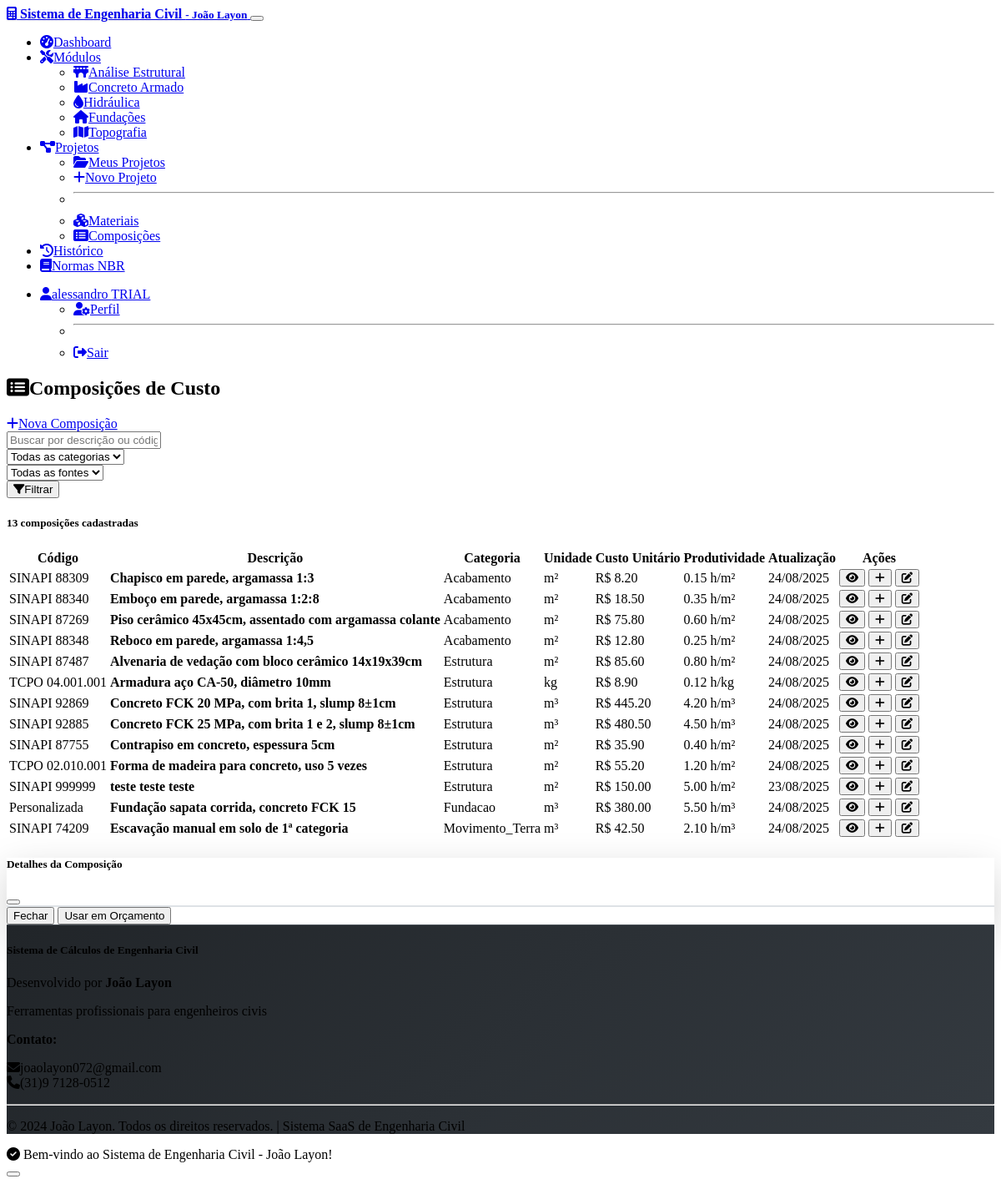
Screenshot of /compositions (signed in) with the database file from the repository.
### models.py (models this page shows, shortened)
class User(UserMixin, db.Model):
    id = db.Column(db.Integer, primary_key=True)
    name = db.Column(db.String(100), nullable=False)
    email = db.Column(db.String(120), unique=True, nullable=False)
    password_hash = db.Column(db.String(256), nullable=False)
    plan = db.Column(db.String(20), default='trial')
    plan_expires = db.Column(db.DateTime)
    trial_expires = db.Column(db.DateTime)
    trial_used = db.Column(db.Boolean, default=False)
    role = db.Column(db.String(20), default='engineer')  # admin, engineer, client
    company = db.Column(db.String(200))
    crea_number = db.Column(db.String(50))
    specialization = db.Column(db.String(100))
    phone = db.Column(db.String(20))
    is_active = db.Column(db.Boolean, default=True)  # type: ignore
    created_at = db.Column(db.DateTime, default=datetime.utcnow)
    calculations = db.relationship('Calculation', backref='user', lazy=True)
    payments = db.relationship('Payment', backref='user', lazy=True)
    projects = db.relationship('Project', backref='user', lazy=True)
    def is_admin(self):
        return self.role == 'admin'

class CostComposition(db.Model):
    id = db.Column(db.Integer, primary_key=True)
    sinapi_code = db.Column(db.String(20), unique=True)
    tcpo_code = db.Column(db.String(20), unique=True)
    description = db.Column(db.String(500), nullable=False)
    unit = db.Column(db.String(10), nullable=False)
    unit_cost = db.Column(db.Float, nullable=False)
    productivity = db.Column(db.Float)  # horas/unidade
    category = db.Column(db.String(100))
    materials_cost = db.Column(db.Float, default=0.0)
    labor_cost = db.Column(db.Float, default=0.0)
    equipment_cost = db.Column(db.Float, default=0.0)
    last_updated = db.Column(db.DateTime, default=datetime.utcnow)
    materials = db.relationship('CompositionMaterial', backref='composition', lazy=True)
    budget_items = db.relationship('BudgetItem', backref='composition', lazy=True)

### routes.py (the view)
@app.route('/compositions')
@login_required
def compositions():
    compositions = CostComposition.query.order_by(CostComposition.category, CostComposition.description).all()
    return render_template('compositions/index.html', compositions=compositions)

### app.py (called while the page is built)
@login_manager.user_loader
def load_user(user_id):
    from models import User
    return User.query.get(int(user_id))

### templates/compositions/index.html (shortened to what this page needs)
{% extends "base.html" %}
{% block content %}
<div class="row">
    <div class="col-12">
        <div class="d-flex justify-content-between align-items-center mb-4">
            <h2><i class="fas fa-list-alt me-2"></i>Composições de Custo</h2>
            <a href="{{ url_for('new_composition') }}" class="btn btn-primary">
                <i class="fas fa-plus me-1"></i>Nova Composição
            </a>
        </div>
        {% if compositions %}
        <div class="card mb-4">
            <div class="card-body">
                <div class="row">
                    <div class="col-md-4">
                        <input type="text" class="form-control" id="searchComposition" placeholder="Buscar por descrição ou código...">
                    </div>
                    <div class="col-md-3">
                        <select class="form-select" id="filterCategory">
                            <option value="">Todas as categorias</option>
                        </select>
                    </div>
                    <div class="col-md-3">
                        <select class="form-select" id="filterSource">
                            <option value="">Todas as fontes</option>
                        </select>
                    </div>
                    <div class="col-md-2">
                        <button class="btn btn-outline-primary w-100" onclick="filterCompositions()">
                            <i class="fas fa-filter me-1"></i>Filtrar
                        </button>
                    </div>
                </div>
            </div>
        </div>
        <div class="card">
            <div class="card-header">
                <h5 class="mb-0">{{ compositions|length }} composições cadastradas</h5>
            </div>
            <div class="card-body">
                <div class="table-responsive">
                    <table class="table table-striped" id="compositionsTable">
                        <thead>
                            <tr>
                                <th>Código</th>
                                <th>Descrição</th>
                                <th>Categoria</th>
                                <th>Unidade</th>
                                <th>Custo Unitário</th>
                                <th>Produtividade</th>
                                <th>Atualização</th>
                                <th>Ações</th>
                            </tr>
                        </thead>
                        <tbody>
                            {% for comp in compositions %}
                            <tr data-category="{{ comp.category or '' }}"
                                data-description="{{ comp.description.lower() }}"
                                data-source="{% if comp.sinapi_code %}sinapi{% elif comp.tcpo_code %}tcpo{% else %}custom{% endif %}">
                                <td>
                                    {% if comp.sinapi_code %}
                                        <span class="badge bg-primary">SINAPI {{ comp.sinapi_code }}</span>
                                    {% elif comp.tcpo_code %}
                                        <span class="badge bg-info">TCPO {{ comp.tcpo_code }}</span>
                                    {% else %}
                                        <span class="badge bg-secondary">Personalizada</span>
                                    {% endif %}
                                </td>
                                <td>
                                    <strong>{{ comp.description }}</strong>
                                </td>
                                <td>
                                    <span class="badge bg-secondary">{{ comp.category.title() if comp.category else 'N/A' }}</span>
                                </td>
                                <td>{{ comp.unit }}</td>
                                <td class="fw-bold">R$ {{ "%.2f"|format(comp.unit_cost) }}</td>
                                <td>
                                    {% if comp.productivity %}
                                        {{ "%.2f"|format(comp.productivity) }} h/{{ comp.unit }}
                                    {% else %}
                                        -
                                    {% endif %}
                                </td>
                                <td>{{ comp.last_updated.strftime('%d/%m/%Y') }}</td>
                                <td>
                                    <div class="btn-group" role="group">
                                        <button class="btn btn-outline-primary btn-sm" onclick="viewComposition({{ comp.id }})" title="Ver detalhes">
                                            <i class="fas fa-eye"></i>
                                        </button>
                                        <button class="btn btn-outline-success btn-sm" onclick="useComposition({{ comp.id }})" title="Usar em orçamento">
                                            <i class="fas fa-plus"></i>
                                        </button>
                                        <button class="btn btn-outline-warning btn-sm" onclick="editComposition({{ comp.id }})" title="Editar">
                                            <i class="fas fa-edit"></i>
                                        </button>
                                    </div>
                                </td>
                            </tr>
                            {% endfor %}
                        </tbody>
                    </table>
                </div>
            </div>
        </div>
        {% endif %}
    </div>
</div>
<div class="modal fade" id="compositionModal" tabindex="-1">
    <div class="modal-dialog modal-lg">
        <div class="modal-content">
            <div class="modal-header">
                <h5 class="modal-title">Detalhes da Composição</h5>
                <button type="button" class="btn-close" data-bs-dismiss="modal"></button>
            </div>
            <div class="modal-footer">
                <button type="button" class="btn btn-secondary" data-bs-dismiss="modal">Fechar</button>
                <button type="button" class="btn btn-primary" onclick="useCompositionFromModal()">Usar em Orçamento</button>
            </div>
        </div>
    </div>
</div>
{% endblock %}

### templates/base.html (shortened to what this page needs)
<!DOCTYPE html>
<html lang="pt-BR" data-bs-theme="dark">
<head>
    <link href="https://cdn.replit.com/agent/bootstrap-agent-dark-theme.min.css" rel="stylesheet">
    <link rel="stylesheet" href="https://cdnjs.cloudflare.com/ajax/libs/font-awesome/6.4.0/css/all.min.css">
    <link rel="stylesheet" href="{{ url_for('static', filename='css/style.css') }}">
</head>
<body>
    <nav class="navbar navbar-expand-lg navbar-dark bg-dark">
        <div class="container">
            <a class="navbar-brand fw-bold" href="{{ url_for('index') }}">
                <i class="fas fa-calculator me-2"></i>
                Sistema de Engenharia Civil
                <small class="text-muted">- João Layon</small>
            </a>
            <button class="navbar-toggler" type="button" data-bs-toggle="collapse" data-bs-target="#navbarNav">
            </button>
            <div class="collapse navbar-collapse" id="navbarNav">
                <ul class="navbar-nav me-auto">
                    {% if current_user.is_authenticated %}
                    <li class="nav-item">
                        <a class="nav-link" href="{{ url_for('dashboard') }}">
                            <i class="fas fa-tachometer-alt me-1"></i>Dashboard
                        </a>
                    </li>
                    <li class="nav-item dropdown">
                        <a class="nav-link dropdown-toggle" href="#" role="button" data-bs-toggle="dropdown">
                            <i class="fas fa-tools me-1"></i>Módulos
                        </a>
                        <ul class="dropdown-menu">
                            <li><a class="dropdown-item" href="{{ url_for('structural') }}">
                                <i class="fas fa-bridge me-2"></i>Análise Estrutural
                            </a></li>
                            <li><a class="dropdown-item" href="{{ url_for('concrete') }}">
                                <i class="fas fa-industry me-2"></i>Concreto Armado
                            </a></li>
                            <li><a class="dropdown-item" href="{{ url_for('hydraulics') }}">
                                <i class="fas fa-tint me-2"></i>Hidráulica
                            </a></li>
                            <li><a class="dropdown-item" href="{{ url_for('foundations') }}">
                                <i class="fas fa-home me-2"></i>Fundações
                            </a></li>
                            <li><a class="dropdown-item" href="{{ url_for('topography') }}">
                                <i class="fas fa-map me-2"></i>Topografia
                            </a></li>
                        </ul>
                    </li>
                    <li class="nav-item dropdown">
                        <a class="nav-link dropdown-toggle" href="#" role="button" data-bs-toggle="dropdown">
                            <i class="fas fa-project-diagram me-1"></i>Projetos
                        </a>
                        <ul class="dropdown-menu">
                            <li><a class="dropdown-item" href="{{ url_for('projects') }}">
                                <i class="fas fa-folder-open me-2"></i>Meus Projetos
                            </a></li>
                            <li><a class="dropdown-item" href="{{ url_for('new_project') }}">
                                <i class="fas fa-plus me-2"></i>Novo Projeto
                            </a></li>
                            <li><hr class="dropdown-divider"></li>
                            <li><a class="dropdown-item" href="{{ url_for('materials') }}">
                                <i class="fas fa-cubes me-2"></i>Materiais
                            </a></li>
                            <li><a class="dropdown-item" href="{{ url_for('compositions') }}">
                                <i class="fas fa-list-alt me-2"></i>Composições
                            </a></li>
                        </ul>
                    </li>
                    <li class="nav-item">
                        <a class="nav-link" href="{{ url_for('history') }}">
                            <i class="fas fa-history me-1"></i>Histórico
                        </a>
                    </li>
                    <li class="nav-item">
                        <a class="nav-link" href="{{ url_for('technical_standards') }}">
                            <i class="fas fa-book me-1"></i>Normas NBR
                        </a>
                    </li>
                    {% endif %}
                </ul>
                <ul class="navbar-nav">
                    {% if current_user.is_authenticated %}
                    <li class="nav-item dropdown">
                        <a class="nav-link dropdown-toggle" href="#" role="button" data-bs-toggle="dropdown">
                            <i class="fas fa-user me-1"></i>{{ current_user.name }}
                            <span class="badge bg-{% if current_user.plan == 'pro' %}success{% else %}secondary{% endif %} ms-1">
                                {{ current_user.plan.upper() }}
                            </span>
                        </a>
                        <ul class="dropdown-menu">
                            <li><a class="dropdown-item" href="{{ url_for('profile') }}">
                                <i class="fas fa-user-cog me-2"></i>Perfil
                            </a></li>
                            <li><hr class="dropdown-divider"></li>
                            <li><a class="dropdown-item" href="{{ url_for('logout') }}">
                                <i class="fas fa-sign-out-alt me-2"></i>Sair
                            </a></li>
                        </ul>
                    </li>
                    {% endif %}
                </ul>
            </div>
        </div>
    </nav>
    <main class="container my-4">
        {% block content %}{% endblock %}
    </main>
    <footer class="bg-dark text-light py-4 mt-5">
        <div class="container">
            <div class="row">
                <div class="col-md-6">
                    <h5 class="fw-bold">Sistema de Cálculos de Engenharia Civil</h5>
                    <p class="mb-2">Desenvolvido por <strong>João Layon</strong></p>
                    <p class="text-muted small">Ferramentas profissionais para engenheiros civis</p>
                </div>
                <div class="col-md-6 text-md-end">
                    <p class="mb-1"><strong>Contato:</strong></p>
                    <p class="text-muted small">
                        <i class="fas fa-envelope me-1"></i>joaolayon072@gmail.com<br>
                        <i class="fas fa-phone me-1"></i>(31)9 7128-0512
                    </p>
                </div>
            </div>
            <hr class="my-3">
            <div class="row">
                <div class="col-12 text-center">
                    <p class="mb-0 text-muted small">
                        &copy; 2024 João Layon. Todos os direitos reservados. |
                        Sistema SaaS de Engenharia Civil
                    </p>
                </div>
            </div>
        </div>
    </footer>
</body>
</html>

### static/css/style.css (style rules this page uses)
.navbar-brand { font-weight: 700; text-shadow: 0 1px 2px rgba(0, 0, 0, 0.1); }
footer { background: linear-gradient(135deg, #212529 0%, #343a40 100%); border-top: 1px solid #495057; }
.modal-content { border: none; box-shadow: 0 1rem 3rem rgba(0, 0, 0, 0.175); }
.modal-header { border-bottom: 2px solid #dee2e6; }

### rows the page displays
User: name "alessandro", plan "TRIAL"
CostComposition: sinapi_code "88309", description "Chapisco em parede, argamassa 1:3", category "Acabamento", unit "m²", unit_cost "8.20", productivity "0.15", last_updated "24/08/2025"
CostComposition: sinapi_code "88340", description "Emboço em parede, argamassa 1:2:8", category "Acabamento", unit "m²", unit_cost "18.50", productivity "0.35", last_updated "24/08/2025"
CostComposition: sinapi_code "87269", description "Piso cerâmico 45x45cm, assentado com argamassa colante", category "Acabamento", unit "m²", unit_cost "75.80", productivity "0.60", last_updated "24/08/2025"
CostComposition: sinapi_code "88348", description "Reboco em parede, argamassa 1:4,5", category "Acabamento", unit "m²", unit_cost "12.80", productivity "0.25", last_updated "24/08/2025"
CostComposition: sinapi_code "87487", description "Alvenaria de vedação com bloco cerâmico 14x19x39cm", category "Estrutura", unit "m²", unit_cost "85.60", productivity "0.80", last_updated "24/08/2025"
CostComposition: tcpo_code "04.001.001", description "Armadura aço CA-50, diâmetro 10mm", category "Estrutura", unit "kg", unit_cost "8.90", productivity "0.12", last_updated "24/08/2025"
CostComposition: sinapi_code "92869", description "Concreto FCK 20 MPa, com brita 1, slump 8±1cm", category "Estrutura", unit "m³", unit_cost "445.20", productivity "4.20", last_updated "24/08/2025"
CostComposition: sinapi_code "92885", description "Concreto FCK 25 MPa, com brita 1 e 2, slump 8±1cm", category "Estrutura", unit "m³", unit_cost "480.50", productivity "4.50", last_updated "24/08/2025"
CostComposition: sinapi_code "87755", description "Contrapiso em concreto, espessura 5cm", category "Estrutura", unit "m²", unit_cost "35.90", productivity "0.40", last_updated "24/08/2025"
CostComposition: tcpo_code "02.010.001", description "Forma de madeira para concreto, uso 5 vezes", category "Estrutura", unit "m²", unit_cost "55.20", productivity "1.20", last_updated "24/08/2025"
CostComposition: sinapi_code "999999", description "teste teste teste", category "Estrutura", unit "m²", unit_cost "150.00", productivity "5.00", last_updated "23/08/2025"
CostComposition: shows "Personalizada", description "Fundação sapata corrida, concreto FCK 15", category "Fundacao", unit "m³", unit_cost "380.00", productivity "5.50", last_updated "24/08/2025"
CostComposition: sinapi_code "74209", description "Escavação manual em solo de 1ª categoria", category "Movimento_Terra", unit "m³", unit_cost "42.50", productivity "2.10", last_updated "24/08/2025"

### other values shown
{{ compositions|length }} "13"
